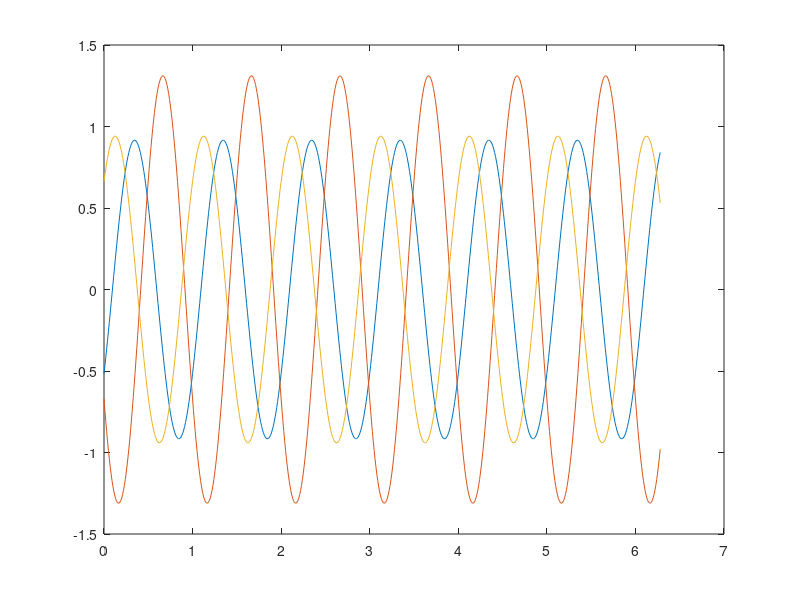

Source code (MATLAB): (Note: this script raises an error after producing the figure.)
% 2.2. Harmonic processes
disp("== 2.2. Harmonic processes ==");

%%

disp("Plot 3 realizations of Z(t) for t = 0:0.01:2π");

% X and Y independent normal rv's with μ_X = μ_Y = 0 and σ²_X = σ²_Y = 1.
% Z = X*cos(2πt) + Y*sin(2πt)
% Three realizations of Z with t = 0:0.01:2π

t = 0:0.01:2*pi;
X = normrnd(0,1,3,1);
Y = normrnd(0,1,3,1);
Z = X*cos(2*pi*t) + Y*sin(2*pi*t);

figure(1);
plot(t,Z(1,:), t,Z(2,:), t,Z(3,:));
% Describe the parameters of each realization in the top right corner
legend(...
    "Z_1: X=" + num2str(X(1), 2) + ", Y=" + num2str(Y(1), 2), ...
    "Z_2: X=" + num2str(X(2), 2) + ", Y=" + num2str(Y(2), 2), ...
    "Z_3: X=" + num2str(X(3), 2) + ", Y=" + num2str(Y(3), 2));

disp(" ");


